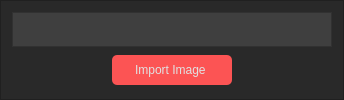
                    <widget class="QFrame" name="import_page">
                     <property name="styleSheet">
                      <string notr="true">
background-color: rgb(41, 41, 41);
</string>
                     </property>
                     <property name="frameShape">
                      <enum>QFrame::StyledPanel</enum>
                     </property>
                     <property name="frameShadow">
                      <enum>QFrame::Raised</enum>
                     </property>
                     <layout class="QVBoxLayout" name="verticalLayout_9">
                      <item>
                       <widget class="QFrame" name="import_photo">
                        <property name="styleSheet">
                         <string notr="true">background-color: rgb(63, 63, 63);</string>
                        </property>
                        <property name="frameShape">
                         <enum>QFrame::StyledPanel</enum>
                        </property>
                        <property name="frameShadow">
                         <enum>QFrame::Raised</enum>
                        </property>
                        <layout class="QHBoxLayout" name="horizontalLayout_5">
                         <item>
                          <widget class="QLabel" name="photo">
                           <property name="minimumSize">
                            <size>
                             <width>300</width>
                             <height>0</height>
                            </size>
                           </property>
                           <property name="text">
                            <string/>
                           </property>
                           <property name="scaledContents">
                            <bool>true</bool>
                           </property>
                          </widget>
                         </item>
                        </layout>
                       </widget>
                      </item>
                      <item>
                       <widget class="QFrame" name="import_frame">
                        <property name="maximumSize">
                         <size>
                          <width>16777215</width>
                          <height>70</height>
                         </size>
                        </property>
                        <property name="styleSheet">
                         <string notr="true">border: 5px;
border-radius: 5px;
background-color:rgb(41, 41, 41);</string>
                        </property>
                        <property name="frameShape">
                         <enum>QFrame::StyledPanel</enum>
                        </property>
                        <property name="frameShadow">
                         <enum>QFrame::Raised</enum>
                        </property>
                        <layout class="QHBoxLayout" name="horizontalLayout_4">
                         <property name="spacing">
                          <number>0</number>
                         </property>
                         <property name="leftMargin">
                          <number>0</number>
                         </property>
                         <property name="topMargin">
                          <number>0</number>
                         </property>
                         <property name="rightMargin">
                          <number>0</number>
                         </property>
                         <property name="bottomMargin">
                          <number>0</number>
                         </property>
                         <item alignment="Qt::AlignHCenter|Qt::AlignVCenter">
                          <widget class="QPushButton" name="import_button">
                           <property name="minimumSize">
                            <size>
                             <width>120</width>
                             <height>30</height>
                            </size>
                           </property>
                           <property name="maximumSize">
                            <size>
                             <width>70</width>
                             <height>16777215</height>
                            </size>
                           </property>
                           <property name="toolTip">
                            <string>Import</string>
                           </property>
                           <property name="layoutDirection">
                            <enum>Qt::LeftToRight</enum>
                           </property>
                           <property name="styleSheet">
                            <string notr="true">QPushButton{
	background-color: none;
	background-color:rgb(252, 84, 84);
	border: 10px;
	border-radius: 5px;
	border: rgb(35, 35, 35);
    color: rgb(225, 225, 225);
	font: 75 8pt &quot;MS Shell Dlg 2&quot;;
}
QPushButton:hover{
	background-color:rgb(204, 68, 68);
	
}</string>
                           </property>
                           <property name="text">
                            <string>Import Image </string>
                           </property>
                          </widget>
                         </item>
                        </layout>
                       </widget>
                      </item>
                     </layout>
                    </widget>
